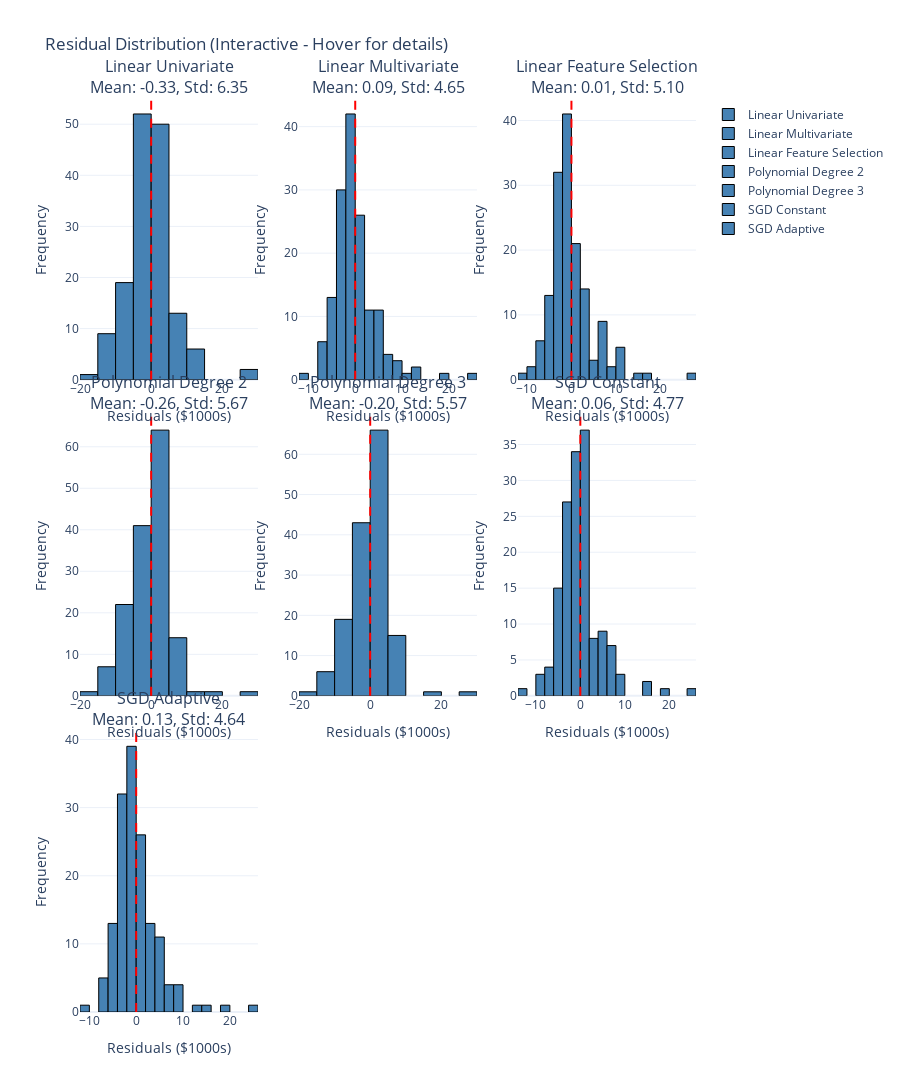

The notebook cell saved with this chart:
### Code cell
# 3. RESIDUAL DISTRIBUTION (Interactive Plotly)
n_models = len(predictions)
n_cols = 3
n_rows = (n_models + n_cols - 1) // n_cols

fig = make_subplots(
    rows=n_rows, cols=n_cols,
    subplot_titles=[f"{name}<br>Mean: {np.mean(y_test - pred):.2f}, Std: {np.std(y_test - pred):.2f}" 
                    for name, pred in predictions.items()],
    vertical_spacing=0.12/n_rows
)

for idx, (name, pred) in enumerate(predictions.items()):
    row = idx // n_cols + 1
    col = idx % n_cols + 1
    
    residuals = y_test - pred
    
    fig.add_trace(
        go.Histogram(
            x=residuals,
            nbinsx=20,
            marker_color='steelblue',
            marker_line_color='black',
            marker_line_width=1,
            name=name,
            hovertemplate='Residual: %{x:.2f}<br>Count: %{y}<extra></extra>'
        ),
        row=row, col=col
    )
    
    fig.add_vline(x=0, line_dash="dash", line_color="red", row=row, col=col)
    
    fig.update_xaxes(title_text="Residuals ($1000s)", row=row, col=col)
    fig.update_yaxes(title_text="Frequency", row=row, col=col)

fig.update_layout(
    height=400*n_rows,
    title_text="Residual Distribution (Interactive - Hover for details)",
    template='plotly_white',
    barmode='overlay'
)

fig.write_image(f"{RESULTS_DIR}/residual_distribution.png", width=1600, height=400*n_rows, scale=2)
fig.show()
print("Saved: residual_distribution.png")

### Figure 1 — Plotly figure (JSON) as saved in the notebook; plotly's stock layout.template omitted (floating-point values rounded to 4 significant figures; data arrays with more than 128 entries replaced by an {"elided": "..."} marker saying what was removed)
{"data": [{"hovertemplate": "Residual: %{x:.2f}<br>Count: %{y}<extra></extra>", "marker": {"color": "steelblue", "line": {"color": "black", "width": 1}}, "name": "Linear Univariate", "nbinsx": 20, "type": "histogram", "x": {"elided": "152 float values"}, "xaxis": "x", "yaxis": "y"}, {"hovertemplate": "Residual: %{x:.2f}<br>Count: %{y}<extra></extra>", "marker": {"color": "steelblue", "line": {"color": "black", "width": 1}}, "name": "Linear Multivariate", "nbinsx": 20, "type": "histogram", "x": {"elided": "152 float values"}, "xaxis": "x2", "yaxis": "y2"}, {"hovertemplate": "Residual: %{x:.2f}<br>Count: %{y}<extra></extra>", "marker": {"color": "steelblue", "line": {"color": "black", "width": 1}}, "name": "Linear Feature Selection", "nbinsx": 20, "type": "histogram", "x": {"elided": "152 float values"}, "xaxis": "x3", "yaxis": "y3"}, {"hovertemplate": "Residual: %{x:.2f}<br>Count: %{y}<extra></extra>", "marker": {"color": "steelblue", "line": {"color": "black", "width": 1}}, "name": "Polynomial Degree 2", "nbinsx": 20, "type": "histogram", "x": {"elided": "152 float values"}, "xaxis": "x4", "yaxis": "y4"}, {"hovertemplate": "Residual: %{x:.2f}<br>Count: %{y}<extra></extra>", "marker": {"color": "steelblue", "line": {"color": "black", "width": 1}}, "name": "Polynomial Degree 3", "nbinsx": 20, "type": "histogram", "x": {"elided": "152 float values"}, "xaxis": "x5", "yaxis": "y5"}, {"hovertemplate": "Residual: %{x:.2f}<br>Count: %{y}<extra></extra>", "marker": {"color": "steelblue", "line": {"color": "black", "width": 1}}, "name": "SGD Constant", "nbinsx": 20, "type": "histogram", "x": {"elided": "152 float values"}, "xaxis": "x6", "yaxis": "y6"}, {"hovertemplate": "Residual: %{x:.2f}<br>Count: %{y}<extra></extra>", "marker": {"color": "steelblue", "line": {"color": "black", "width": 1}}, "name": "SGD Adaptive", "nbinsx": 20, "type": "histogram", "x": {"elided": "152 float values"}, "xaxis": "x7", "yaxis": "y7"}], "layout": {"annotations": [{"font": {"size": 16}, "showarrow": false, "text": "Linear Univariate<br>Mean: -0.33, Std: 6.35", "x": 0.1444, "xanchor": "center", "xref": "paper", "y": 1, "yanchor": "bottom", "yref": "paper"}, {"font": {"size": 16}, "showarrow": false, "text": "Linear Multivariate<br>Mean: 0.09, Std: 4.65", "x": 0.5, "xanchor": "center", "xref": "paper", "y": 1, "yanchor": "bottom", "yref": "paper"}, {"font": {"size": 16}, "showarrow": false, "text": "Linear Feature Selection<br>Mean: 0.01, Std: 5.10", "x": 0.8556, "xanchor": "center", "xref": "paper", "y": 1, "yanchor": "bottom", "yref": "paper"}, {"font": {"size": 16}, "showarrow": false, "text": "Polynomial Degree 2<br>Mean: -0.26, Std: 5.67", "x": 0.1444, "xanchor": "center", "xref": "paper", "y": 0.6533, "yanchor": "bottom", "yref": "paper"}, {"font": {"size": 16}, "showarrow": false, "text": "Polynomial Degree 3<br>Mean: -0.20, Std: 5.57", "x": 0.5, "xanchor": "center", "xref": "paper", "y": 0.6533, "yanchor": "bottom", "yref": "paper"}, {"font": {"size": 16}, "showarrow": false, "text": "SGD Constant<br>Mean: 0.06, Std: 4.77", "x": 0.8556, "xanchor": "center", "xref": "paper", "y": 0.6533, "yanchor": "bottom", "yref": "paper"}, {"font": {"size": 16}, "showarrow": false, "text": "SGD Adaptive<br>Mean: 0.13, Std: 4.64", "x": 0.1444, "xanchor": "center", "xref": "paper", "y": 0.3067, "yanchor": "bottom", "yref": "paper"}], "barmode": "overlay", "height": 1200, "shapes": [{"line": {"color": "red", "dash": "dash"}, "type": "line", "x0": 0, "x1": 0, "xref": "x", "y0": 0, "y1": 1, "yref": "y domain"}, {"line": {"color": "red", "dash": "dash"}, "type": "line", "x0": 0, "x1": 0, "xref": "x2", "y0": 0, "y1": 1, "yref": "y2 domain"}, {"line": {"color": "red", "dash": "dash"}, "type": "line", "x0": 0, "x1": 0, "xref": "x3", "y0": 0, "y1": 1, "yref": "y3 domain"}, {"line": {"color": "red", "dash": "dash"}, "type": "line", "x0": 0, "x1": 0, "xref": "x4", "y0": 0, "y1": 1, "yref": "y4 domain"}, {"line": {"color": "red", "dash": "dash"}, "type": "line", "x0": 0, "x1": 0, "xref": "x5", "y0": 0, "y1": 1, "yref": "y5 domain"}, {"line": {"color": "red", "dash": "dash"}, "type": "line", "x0": 0, "x1": 0, "xref": "x6", "y0": 0, "y1": 1, "yref": "y6 domain"}, {"line": {"color": "red", "dash": "dash"}, "type": "line", "x0": 0, "x1": 0, "xref": "x7", "y0": 0, "y1": 1, "yref": "y7 domain"}], "title": {"text": "Residual Distribution (Interactive - Hover for details)"}, "xaxis": {"anchor": "y", "domain": [0, 0.2889], "title": {"text": "Residuals ($1000s)"}}, "xaxis2": {"anchor": "y2", "domain": [0.3556, 0.6444], "title": {"text": "Residuals ($1000s)"}}, "xaxis3": {"anchor": "y3", "domain": [0.7111, 1], "title": {"text": "Residuals ($1000s)"}}, "xaxis4": {"anchor": "y4", "domain": [0, 0.2889], "title": {"text": "Residuals ($1000s)"}}, "xaxis5": {"anchor": "y5", "domain": [0.3556, 0.6444], "title": {"text": "Residuals ($1000s)"}}, "xaxis6": {"anchor": "y6", "domain": [0.7111, 1], "title": {"text": "Residuals ($1000s)"}}, "xaxis7": {"anchor": "y7", "domain": [0, 0.2889], "title": {"text": "Residuals ($1000s)"}}, "xaxis8": {"anchor": "y8", "domain": [0.3556, 0.6444]}, "xaxis9": {"anchor": "y9", "domain": [0.7111, 1]}, "yaxis": {"anchor": "x", "domain": [0.6933, 1], "title": {"text": "Frequency"}}, "yaxis2": {"anchor": "x2", "domain": [0.6933, 1], "title": {"text": "Frequency"}}, "yaxis3": {"anchor": "x3", "domain": [0.6933, 1], "title": {"text": "Frequency"}}, "yaxis4": {"anchor": "x4", "domain": [0.3467, 0.6533], "title": {"text": "Frequency"}}, "yaxis5": {"anchor": "x5", "domain": [0.3467, 0.6533], "title": {"text": "Frequency"}}, "yaxis6": {"anchor": "x6", "domain": [0.3467, 0.6533], "title": {"text": "Frequency"}}, "yaxis7": {"anchor": "x7", "domain": [0, 0.3067], "title": {"text": "Frequency"}}, "yaxis8": {"anchor": "x8", "domain": [0, 0.3067]}, "yaxis9": {"anchor": "x9", "domain": [0, 0.3067]}}}
